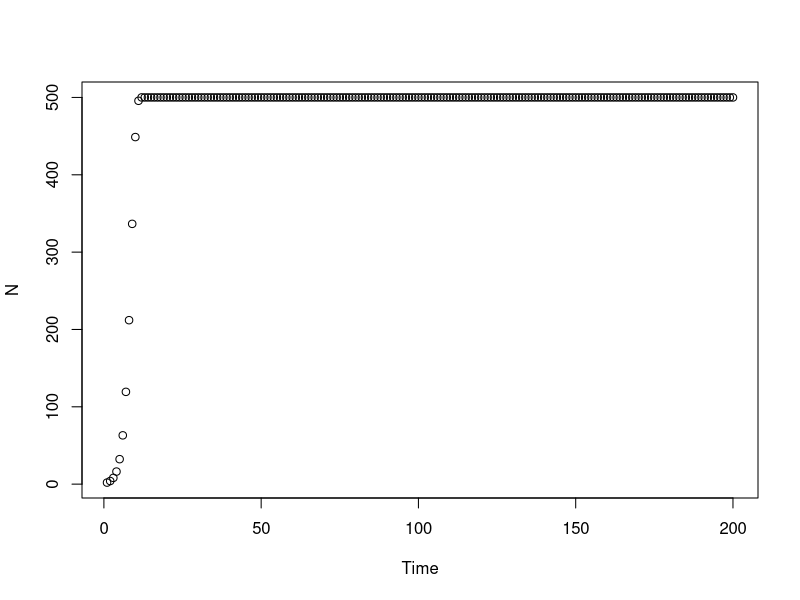

Here is the R script that generated this plot:
r=1.02
K=500
initialN=2
Time=seq(1:200)
N=rep(NA,length(Time))
N[1]=initialN
growth=function(r,K,N) {
  updatedN=N+ r*N* (1-N/K)
  return(updatedN)
}
for(i in 2:length(Time)) {
  N[i]=growth(r=r,K=K,N=N[i-1])
}
plot(Time,N)